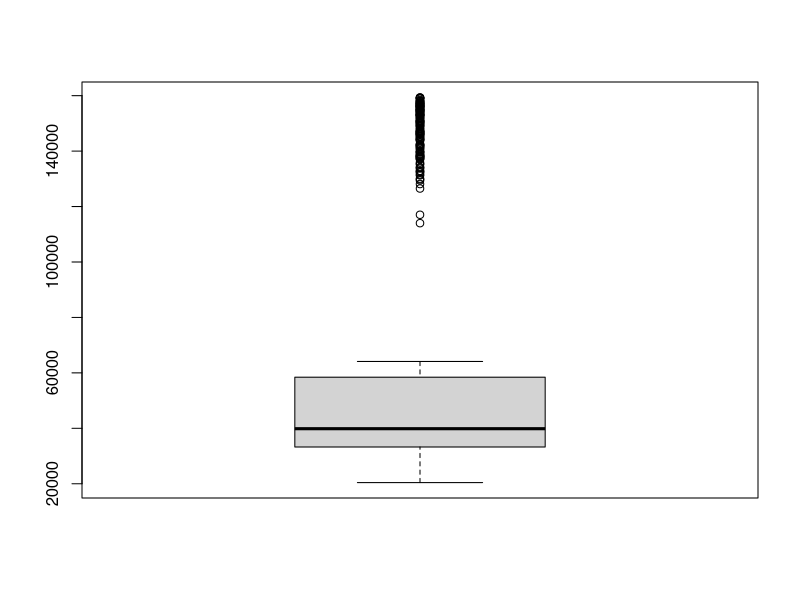
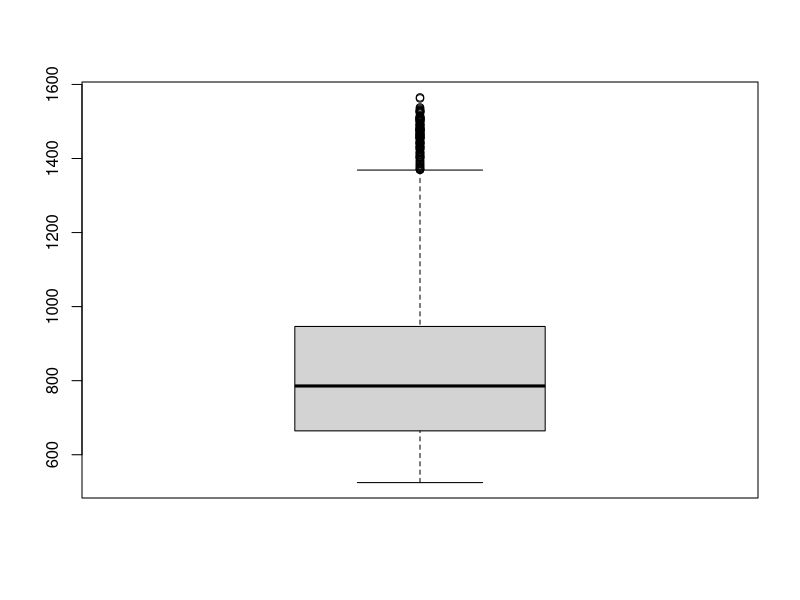
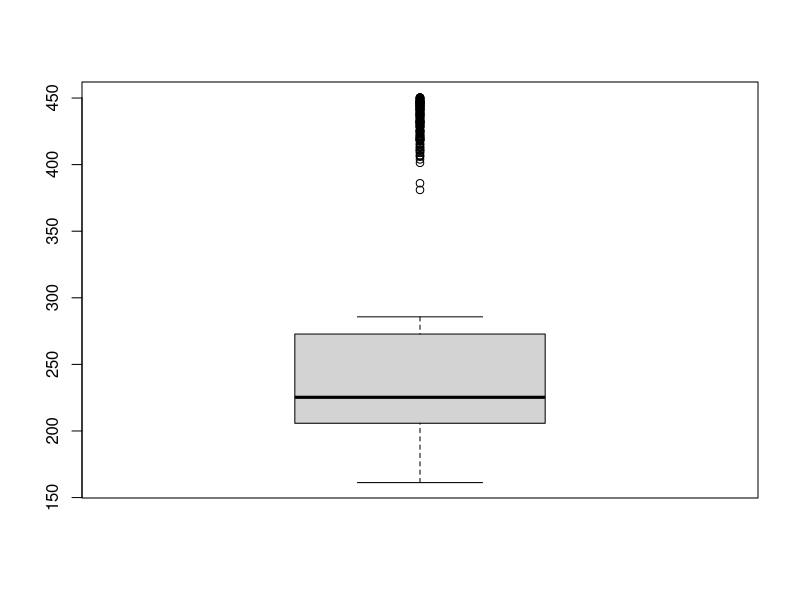

These figures' R source, in order:
install.packages("readxl")
library(readxl)
install.packages('caTools')
library(caTools)
install.packages("class")
library(class)

# Veri setini okuma ve eksik veri kontrol??
nicz <- read_excel("nicz.xlsx")

colSums(is.na(nicz))

# Ayk??r?? de??erleri temizleme
boxplot(nicz$Area)
boxplot(nicz$Perimeter)
boxplot(nicz$EquivDiameter)

y=which(nicz$Area %in% boxplot.stats(nicz$Area)$out)
z=which(nicz$Perimeter %in% boxplot.stats(nicz$Perimeter)$out)
x=which(nicz$EquivDiameter %in% boxplot.stats(nicz$EquivDiameter)$out)
birlik = union(y,z)
birlikte=union(birlik,x)
nicz=nicz[-birlikte,]
 #ayk??r?? de??erleri sildikten sonraki veri seti
table(nicz$Class)

# Veri setini fakt??r yapma
nicz$Class = factor(nicz$Class, labels = c(1:6))

# E??itim ve test setlerini olu??turma
install.packages('caTools')
library(caTools)
set.seed(123)
split <- sample.split(nicz$Class, SplitRatio = 0.80)
training_set <- subset(nicz, split == TRUE)
test_set <- subset(nicz, split == FALSE)

# ??zellikleri standartla??t??rma
training_set[, 1:3] <- scale(training_set[, 1:3])
test_set[, 1:3] <- scale(test_set[, 1:3])
training_set
test_set

# Modeli e??itme ve tahmin yapma
install.packages("class")
library(class)
y_pred = knn(train = training_set[, -4],
             test = test_set[, -4],
             cl = training_set$Class,
             k = 5,
             prob = TRUE)

#do??ruluk matrisi olusturma
cm = table(test_set$Class, y_pred)
cm
#hata ve do??ruluk oran??
acc=(cm[1,1]+cm[2,2]+cm[3,3]+cm[4,4]+cm[5,5]+cm[6,6])/sum(cm) #dopruluk katsay}s}n} gvrelim (accuracy)
err=1-acc #hata oran} (error rate)
